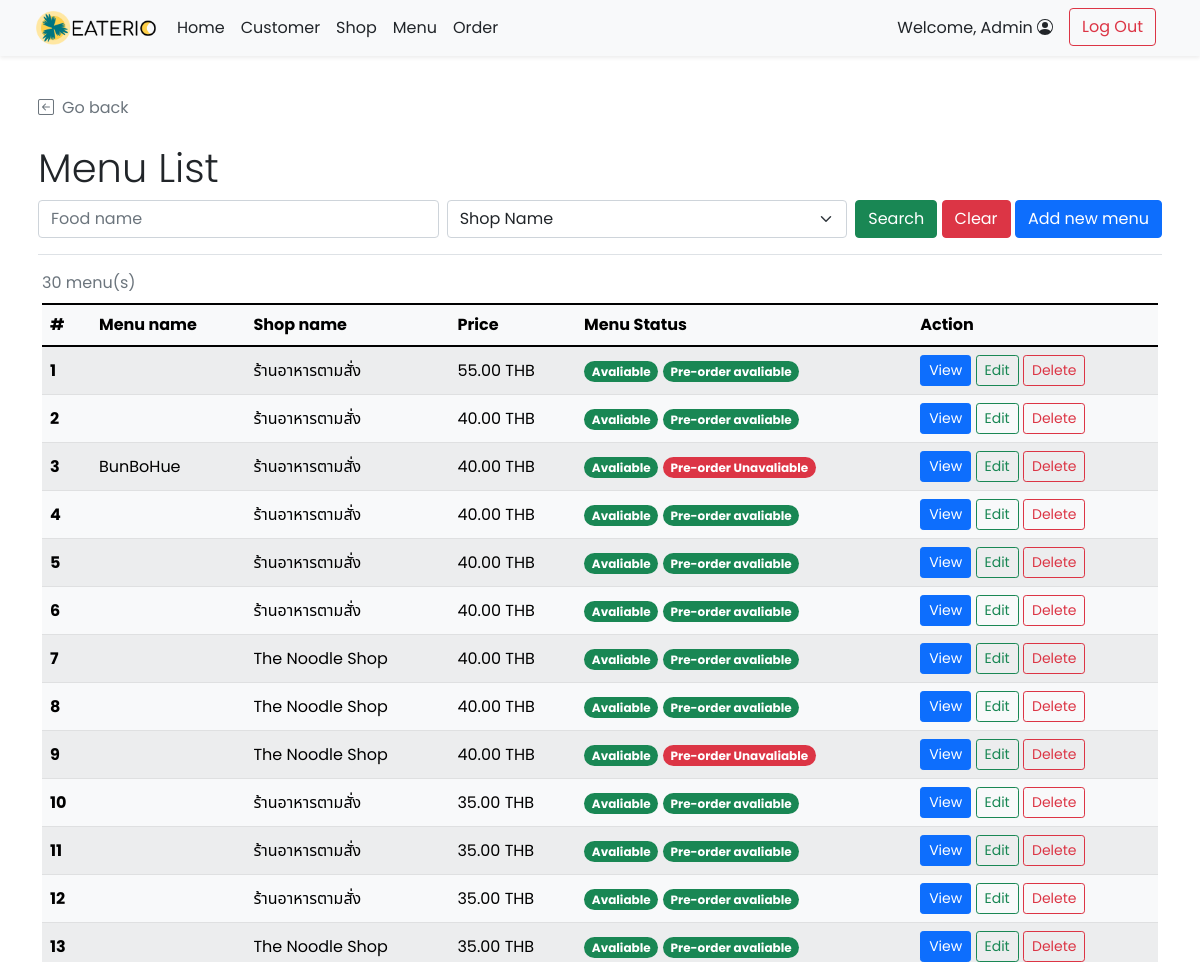
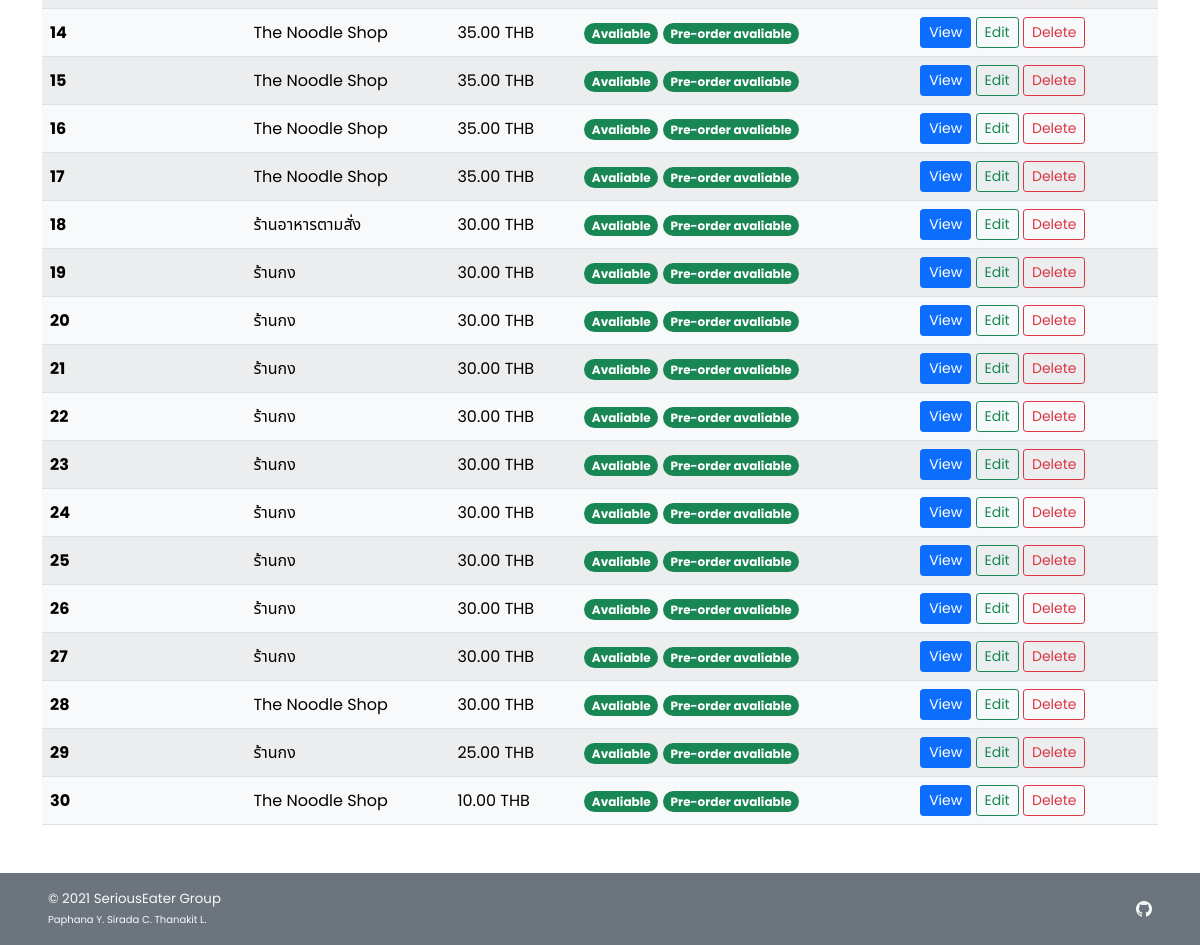
The page /admin/admin_food_list.php (signed in) on the database as committed earlier (2 pictures, top to bottom).
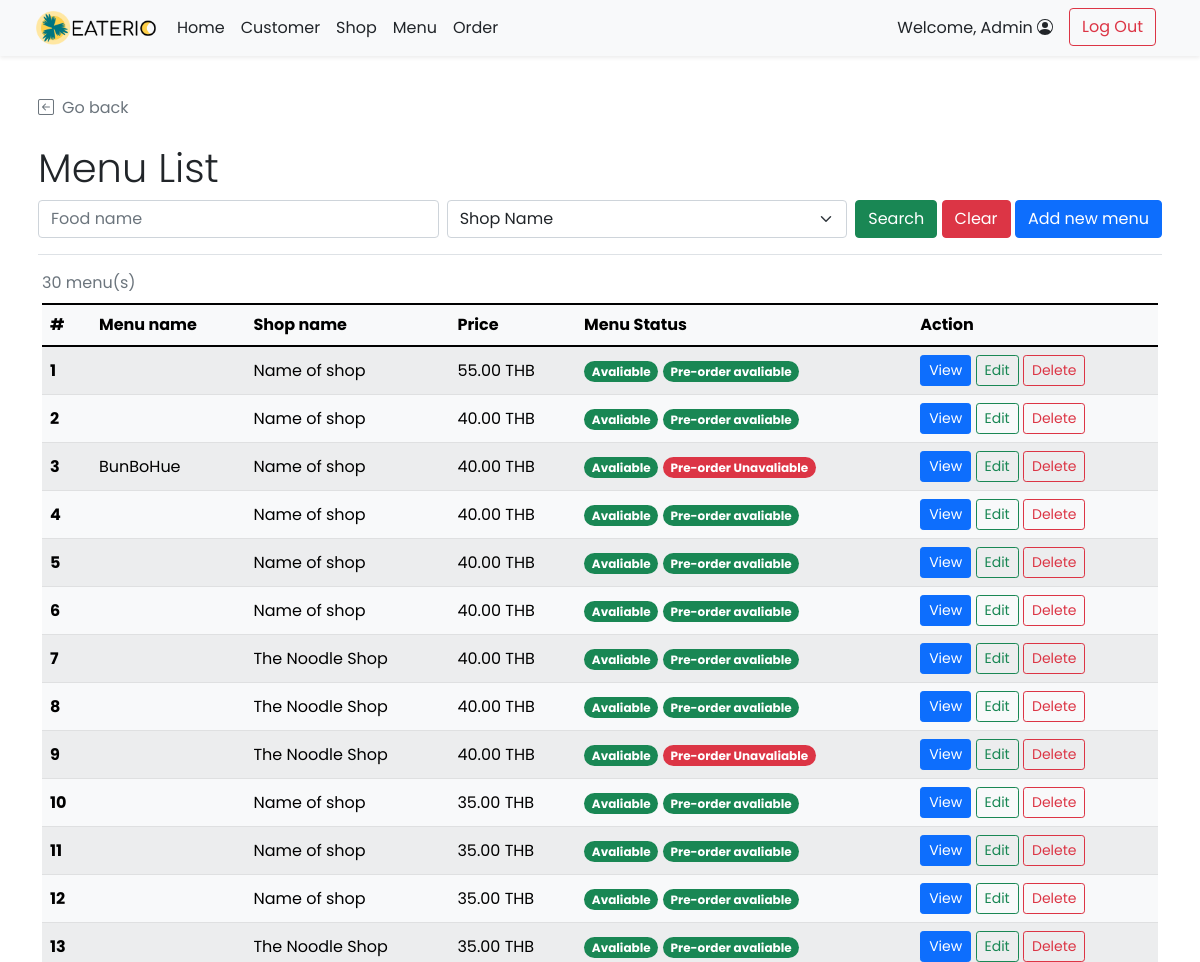
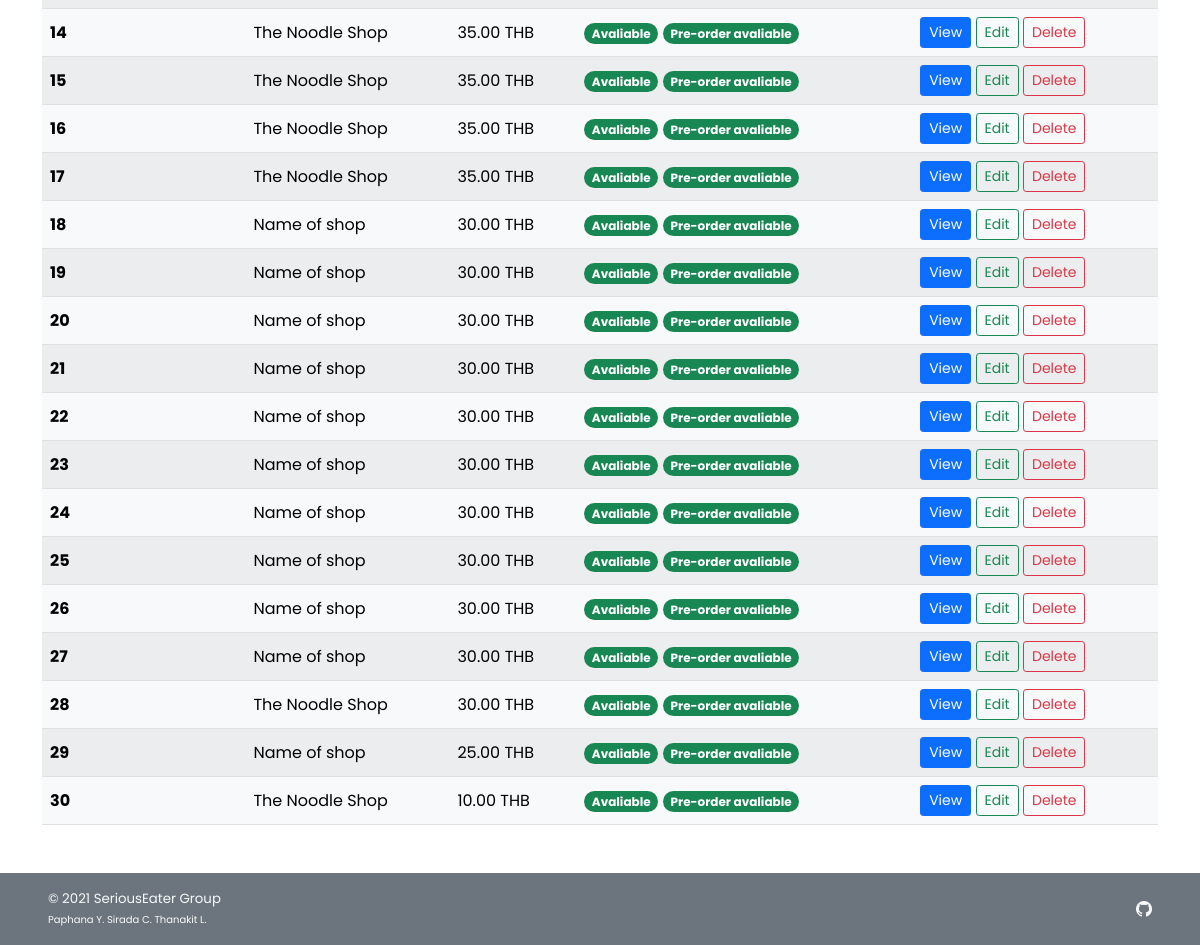
The same page on the database as committed later (2 pictures, top to bottom).
### tables this page shows
CREATE TABLE `food` (
  `f_id` int(11) NOT NULL,
  `s_id` int(11) NOT NULL,
  `f_name` varchar(100) NOT NULL,
  `f_price` decimal(6,2) NOT NULL,
  `f_todayavail` tinyint(4) NOT NULL DEFAULT 1 COMMENT 'Food is available to order or not',
  `f_preorderavail` tinyint(4) NOT NULL DEFAULT 1,
  `f_pic` text DEFAULT NULL
);

CREATE TABLE `shop` (
  `s_id` int(11) NOT NULL,
  `s_username` varchar(45) NOT NULL,
  `s_pwd` varchar(45) NOT NULL,
  `s_name` varchar(100) NOT NULL,
  `s_location` varchar(100) NOT NULL,
  `s_openhour` time NOT NULL,
  `s_closehour` time NOT NULL,
  `s_status` tinyint(4) NOT NULL DEFAULT 1 COMMENT 'Shop ready for taking an order or not (True for open, False for close)',
  `s_preorderStatus` tinyint(4) NOT NULL DEFAULT 1 COMMENT 'Shop is ready for tomorrow pre-order or not',
  `s_email` varchar(100) NOT NULL,
  `s_phoneno` varchar(45) NOT NULL,
  `s_pic` text DEFAULT NULL
);

### admin/admin_food_list.php (the view, shortened to what this page needs)
<!DOCTYPE html>
<html lang="en" class="h-100">
<head>
    <?php
        include("../conn_db.php");
        include('../head.php');
    ?>
    <link href="../css/main.css" rel="stylesheet">
</head>
<body class="d-flex flex-column h-100">
    <?php include('nav_header_admin.php')?>
    <div class="container p-2 pb-0" id="admin-dashboard">
        <div class="mt-4 border-bottom">
            <a class="nav nav-item text-decoration-none text-muted mb-2" href="#" onclick="history.back();">
                <i class="bi bi-arrow-left-square me-2"></i>Go back
            </a>
            <h2 class="pt-3 display-6">Menu List</h2>
            <form class="form-floating mb-3" method="GET" action="admin_food_list.php">
                <div class="row g-2">
                    <div class="col">
                        <input type="text" class="form-control" id="f_name" name="f_name" placeholder="Food name"
                            <?php if(isset($_GET["search"])){?>value="<?php echo $_GET["f_name"];?>" <?php } ?>>
                    </div>
                    <div class="col">
                        <select class="form-select" id="s_id" name="s_id">
                            <option selected value="">Shop Name</option>
                        </select>
                    </div>
                    <div class="col-auto">
                        <button type="submit" name="search" value="1" class="btn btn-success">Search</button>
                        <button type="reset" class="btn btn-danger"
                            onclick="javascript: window.location='admin_food_list.php'">Clear</button>
                        <a href="admin_food_add.php" class="btn btn-primary">Add new menu</a>
                    </div>
                </div>
            </form>
        </div>
    </div>
    <div class="container pt-2" id="cust-table">
        <?php
            if(!isset($_GET["search"])){
                $search_query = "SELECT f.f_id,s.s_id,f.f_name,f.f_price,f.f_todayavail,f.f_preorderavail,s.s_name FROM food f INNER JOIN shop s ON f.s_id = s.s_id ORDER BY f.f_price DESC,f.s_id ASC;";
            }
            $search_result = $mysqli -> query($search_query);
            $search_numrow = $search_result -> num_rows;
            if($search_numrow == 0){
        ?>
        <div class="row">
            <div class="col mt-2 ms-2 p-2 bg-danger text-white rounded text-start">
                <svg xmlns="http://www.w3.org/2000/svg" width="16" height="16" fill="currentColor"
                    class="bi bi-x-circle ms-2" viewBox="0 0 16 16">
                    <path d="M8 15A7 7 0 1 1 8 1a7 7 0 0 1 0 14zm0 1A8 8 0 1 0 8 0a8 8 0 0 0 0 16z" />
                    <path
                        d="M4.646 4.646a.5.5 0 0 1 .708 0L8 7.293l2.646-2.647a.5.5 0 0 1 .708.708L8.707 8l2.647 2.646a.5.5 0 0 1-.708.708L8 8.707l-2.646 2.647a.5.5 0 0 1-.708-.708L7.293 8 4.646 5.354a.5.5 0 0 1 0-.708z" />
                </svg><span class="ms-2 mt-2">No shop found!</span>
                <a href="admin_food_list.php" class="text-white">Clear Search Result</a>
            </div>
        </div>
        <?php } else{ ?>
        <div class="table-responsive">
        <table class="table rounded-5 table-light table-striped table-hover align-middle caption-top mb-5">
            <caption><?php echo $search_numrow;?> menu(s) <?php if(isset($_GET["search"])){?><br /><a
                    Result</a><?php } ?></caption>
            <thead class="bg-light">
                <tr>
                    <th scope="col">#</th>
                    <th scope="col">Menu name</th>
                    <th scope="col">Shop name</th>
                    <th scope="col">Price</th>
                    <th scope="col">Menu Status</th>
                    <th scope="col">Action</th>
                </tr>
            </thead>
            <tbody>
                <?php $i=1; while($row = $search_result -> fetch_array()){ ?>
                <tr>
                    <th><?php echo $i++;?></th>
                    <td><?php echo $row["f_name"];?></td>
                    <td><?php echo $row["s_name"];?></td>
                    <td><?php echo $row["f_price"]." THB";?></td>
                    <td>
                    <?php
                        if($row["f_todayavail"]==1){
                        ?>
                        <span class="badge rounded-pill bg-success">Avaliable</span>
                        <?php }else{ ?>
                        <span class="badge rounded-pill bg-danger">Unavaliable</span>
                        <?php }
                            if($row["f_preorderavail"]==1){
                        ?>
                        <span class="badge rounded-pill bg-success">Pre-order avaliable</span>
                        <?php }else{ ?>
                        <span class="badge rounded-pill bg-danger">Pre-order Unavaliable</span>
                        <?php } ?>
                    </td>
                    <td>
                        <a href="admin_food_detail.php?f_id=<?php echo $row["f_id"]?>"
                            class="btn btn-sm btn-primary">View</a>
                        <a href="admin_food_edit.php?s_id=<?php echo $row["s_id"];?>&f_id=<?php echo $row["f_id"]?>"
                            class="btn btn-sm btn-outline-success">Edit</a>
                        <a href="admin_food_delete.php?f_id=<?php echo $row["f_id"]?>"
                            class="btn btn-sm btn-outline-danger">Delete</a>
                    </td>
                </tr>
                <?php } ?>
            </tbody>
        </table>
        </div>
        <?php }
        ?>
    </div>
    <footer
        class="footer d-flex flex-wrap justify-content-between align-items-center px-5 py-3 mt-auto bg-secondary text-light">
        <span class="smaller-font">&copy; 2021 SeriousEater Group<br /><span class="xsmall-font">Paphana Y. Sirada C.
                Thanakit L.</span></span>
        <ul class="nav justify-content-end list-unstyled d-flex">
            <li class="ms-3"><a class="text-light" target="_blank" href="https://github.com/waterthatfrozen/EATERIO"><i
                        class="bi bi-github"></i></a></li>
        </ul>
    </footer>
</body>
</html>

### head.php (shortened to what this page needs)
<link href="https://cdn.jsdelivr.net/npm/bootstrap@5.1.2/dist/css/bootstrap.min.css" rel="stylesheet"
>
<link rel="stylesheet" href="https://cdn.jsdelivr.net/npm/bootstrap-icons@1.5.0/font/bootstrap-icons.css">

### admin/nav_header_admin.php (shortened to what this page needs)
<header class="navbar navbar-expand-md navbar-light fixed-top bg-light shadow-sm mb-auto">
    <div class="container-fluid mx-4">
        <a href="admin_home.php">
            <img src="../img/LOGO_BLACK.png" width="125" class="me-2" alt="EATERIO Logo">
        </a>
        <div class="navbar-collapse collapse" id="navbarCollapse">
            <ul class="navbar-nav me-auto mb-2 mb-md-0">
                <li class="nav-item">
                    <a class="nav-link px-2 text-dark" href="admin_home.php">Home</a>
                </li>
                <li class="nav-item">
                    <a href="admin_customer_list.php" class="nav-link px-2 text-dark">Customer</a>
                </li>
                <li class="nav-item">
                    <a href="admin_shop_list.php" class="nav-link px-2 text-dark">Shop</a>
                </li>
                <li class="nav-item">
                    <a href="admin_food_list.php" class="nav-link px-2 text-dark">Menu</a>
                </li>
                <li class="nav-item">
                    <a href="admin_order_list.php" class="nav-link px-2 text-dark">Order</a>
                </li>
            </ul>
            <div class="d-flex">
                <?php if(!isset($_SESSION['aid'])){ ?>
                <a class="btn btn-outline-secondary me-2" href="cust_regist.php">Sign Up</a>
                <a class="btn btn-success" href="cust_login.php">Log In</a>
                <?php }else{ ?>
                <ul class="navbar-nav me-auto mb-2 mb-md-0">
                    <li class="nav-item">
                        <a href="admin_customer_detail.php?c_id=<?php echo $_SESSION["aid"]?>" class="nav-link px-2 text-dark">
                            Welcome, <?=$_SESSION['firstname']?>
                        </a>
                    </li>
                    <li class="nav-item">
                        <a class="mx-2 mt-1 mt-md-0 btn btn-outline-danger" href="../logout.php">Log Out</a>
                    </li>
                </ul>
                <?php } ?>
            </div>
        </div>
    </div>
</header>

### css/main.css (style rules this page uses)
html { height: 100%; }
body { height: 100%; padding-top: 4rem; margin-bottom: -50px; font-family: 'Poppins', 'Noto Sans Thai', sans-serif; }
a { cursor: pointer; }
.bi { vertical-align: -.125em; fill: currentColor; }
.smaller-font { font-size: smaller; }
.xsmall-font { font-size: x-small; }

Rows that differ between the two databases and show on the page:
changed through a linked row, food (number 1 of 30 on the later page): s.s_name "ร้านอาหารตามสั่ง" → "Name of shop"
changed through a linked row, food (number 2 of 30 on the later page): s.s_name "ร้านอาหารตามสั่ง" → "Name of shop"
changed through a linked row, food "BunBoHue": s.s_name "ร้านอาหารตามสั่ง" → "Name of shop"
changed through a linked row, food (number 4 of 30 on the later page): s.s_name "ร้านอาหารตามสั่ง" → "Name of shop"
changed through a linked row, food (number 5 of 30 on the later page): s.s_name "ร้านอาหารตามสั่ง" → "Name of shop"
changed through a linked row, food (number 6 of 30 on the later page): s.s_name "ร้านอาหารตามสั่ง" → "Name of shop"
changed through a linked row, food (number 10 of 30 on the later page): s.s_name "ร้านอาหารตามสั่ง" → "Name of shop"
changed through a linked row, food (number 11 of 30 on the later page): s.s_name "ร้านอาหารตามสั่ง" → "Name of shop"
changed through a linked row, food (number 12 of 30 on the later page): s.s_name "ร้านอาหารตามสั่ง" → "Name of shop"
changed through a linked row, food (number 18 of 30 on the later page): s.s_name "ร้านอาหารตามสั่ง" → "Name of shop"
changed through a linked row, food (number 19 of 30 on the later page): s.s_name "ร้านกง" → "Name of shop"
changed through a linked row, food (number 20 of 30 on the later page): s.s_name "ร้านกง" → "Name of shop"
changed through a linked row, food (number 21 of 30 on the later page): s.s_name "ร้านกง" → "Name of shop"
changed through a linked row, food (number 22 of 30 on the later page): s.s_name "ร้านกง" → "Name of shop"
changed through a linked row, food (number 23 of 30 on the later page): s.s_name "ร้านกง" → "Name of shop"
changed through a linked row, food (number 24 of 30 on the later page): s.s_name "ร้านกง" → "Name of shop"
changed through a linked row, food (number 25 of 30 on the later page): s.s_name "ร้านกง" → "Name of shop"
changed through a linked row, food (number 26 of 30 on the later page): s.s_name "ร้านกง" → "Name of shop"
changed through a linked row, food (number 27 of 30 on the later page): s.s_name "ร้านกง" → "Name of shop"
changed through a linked row, food (number 29 of 30 on the later page): s.s_name "ร้านกง" → "Name of shop"
